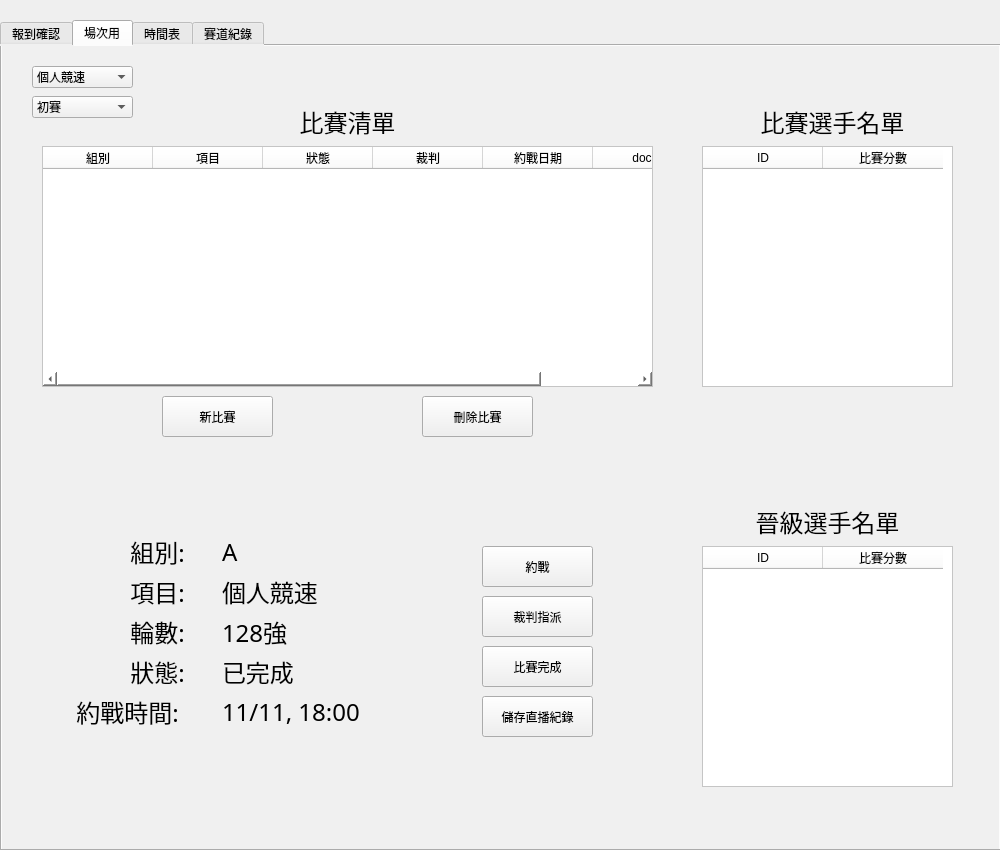
<?xml version="1.0" encoding="UTF-8"?>
<ui version="4.0">
 <class>MainWindow</class>
 <widget class="QMainWindow" name="MainWindow">
  <property name="geometry">
   <rect>
    <x>0</x>
    <y>0</y>
    <width>1000</width>
    <height>850</height>
   </rect>
  </property>
  <property name="minimumSize">
   <size>
    <width>1000</width>
    <height>850</height>
   </size>
  </property>
  <property name="maximumSize">
   <size>
    <width>1000</width>
    <height>850</height>
   </size>
  </property>
  <property name="windowTitle">
   <string>2019北區跑跑聯賽管理系統</string>
  </property>
  <widget class="QWidget" name="centralwidget">
   <widget class="QTabWidget" name="function_tab">
    <property name="geometry">
     <rect>
      <x>0</x>
      <y>20</y>
      <width>1001</width>
      <height>831</height>
     </rect>
    </property>
    <property name="styleSheet">
     <string notr="true">background-color:#f0f0f0;</string>
    </property>
    <property name="currentIndex">
     <number>1</number>
    </property>
    <widget class="QWidget" name="enroll_check_tab">
     <attribute name="title">
      <string>報到確認</string>
     </attribute>
     <widget class="QPushButton" name="cancel_btn">
      <property name="geometry">
       <rect>
        <x>460</x>
        <y>180</y>
        <width>81</width>
        <height>41</height>
       </rect>
      </property>
      <property name="font">
       <font>
        <family>微軟正黑體</family>
       </font>
      </property>
      <property name="text">
       <string>&lt;&lt;取消</string>
      </property>
     </widget>
     <widget class="QTableWidget" name="checked_list">
      <property name="geometry">
       <rect>
        <x>560</x>
        <y>60</y>
        <width>431</width>
        <height>701</height>
       </rect>
      </property>
      <property name="styleSheet">
       <string notr="true">background-color:rgb(255, 255, 255);</string>
      </property>
      <property name="editTriggers">
       <set>QAbstractItemView::NoEditTriggers</set>
      </property>
      <property name="selectionMode">
       <enum>QAbstractItemView::SingleSelection</enum>
      </property>
      <property name="selectionBehavior">
       <enum>QAbstractItemView::SelectRows</enum>
      </property>
      <attribute name="horizontalHeaderDefaultSectionSize">
       <number>84</number>
      </attribute>
      <column>
       <property name="text">
        <string>報名時間</string>
       </property>
      </column>
      <column>
       <property name="text">
        <string>ID</string>
       </property>
      </column>
      <column>
       <property name="text">
        <string>項目</string>
       </property>
      </column>
      <column>
       <property name="text">
        <string>學校</string>
       </property>
      </column>
      <column>
       <property name="text">
        <string>docID</string>
       </property>
      </column>
     </widget>
     <widget class="QPushButton" name="check_btn">
      <property name="geometry">
       <rect>
        <x>460</x>
        <y>130</y>
        <width>81</width>
        <height>41</height>
       </rect>
      </property>
      <property name="font">
       <font>
        <family>微軟正黑體</family>
       </font>
      </property>
      <property name="text">
       <string>確認&gt;&gt;</string>
      </property>
     </widget>
     <widget class="QLabel" name="uncheck_list_label">
      <property name="geometry">
       <rect>
        <x>140</x>
        <y>20</y>
        <width>151</width>
        <height>31</height>
       </rect>
      </property>
      <property name="font">
       <font>
        <family>微軟正黑體</family>
        <pointsize>18</pointsize>
       </font>
      </property>
      <property name="text">
       <string>未確認清單</string>
      </property>
      <property name="alignment">
       <set>Qt::AlignCenter</set>
      </property>
     </widget>
     <widget class="QLabel" name="checked_list_label">
      <property name="geometry">
       <rect>
        <x>690</x>
        <y>20</y>
        <width>151</width>
        <height>31</height>
       </rect>
      </property>
      <property name="font">
       <font>
        <family>微軟正黑體</family>
        <pointsize>18</pointsize>
       </font>
      </property>
      <property name="text">
       <string>已確認清單</string>
      </property>
      <property name="alignment">
       <set>Qt::AlignCenter</set>
      </property>
     </widget>
     <widget class="QPushButton" name="delete_btn">
      <property name="geometry">
       <rect>
        <x>460</x>
        <y>230</y>
        <width>81</width>
        <height>41</height>
       </rect>
      </property>
      <property name="font">
       <font>
        <family>微軟正黑體</family>
       </font>
      </property>
      <property name="text">
       <string>X刪除X</string>
      </property>
     </widget>
     <widget class="QTableWidget" name="deleted_list">
      <property name="geometry">
       <rect>
        <x>10</x>
        <y>500</y>
        <width>431</width>
        <height>261</height>
       </rect>
      </property>
      <property name="styleSheet">
       <string notr="true">background-color:rgb(255, 255, 255);</string>
      </property>
      <property name="editTriggers">
       <set>QAbstractItemView::NoEditTriggers</set>
      </property>
      <property name="selectionMode">
       <enum>QAbstractItemView::SingleSelection</enum>
      </property>
      <property name="selectionBehavior">
       <enum>QAbstractItemView::SelectRows</enum>
      </property>
      <attribute name="horizontalHeaderDefaultSectionSize">
       <number>84</number>
      </attribute>
      <column>
       <property name="text">
        <string>報名時間</string>
       </property>
      </column>
      <column>
       <property name="text">
        <string>ID</string>
       </property>
      </column>
      <column>
       <property name="text">
        <string>項目</string>
       </property>
      </column>
      <column>
       <property name="text">
        <string>學校</string>
       </property>
      </column>
      <column>
       <property name="text">
        <string>docID</string>
       </property>
      </column>
     </widget>
     <widget class="QLabel" name="deleted_list_label">
      <property name="geometry">
       <rect>
        <x>140</x>
        <y>460</y>
        <width>151</width>
        <height>31</height>
       </rect>
      </property>
      <property name="font">
       <font>
        <family>微軟正黑體</family>
        <pointsize>18</pointsize>
       </font>
      </property>
      <property name="text">
       <string>已刪除清單</string>
      </property>
      <property name="alignment">
       <set>Qt::AlignCenter</set>
      </property>
     </widget>
     <widget class="QPushButton" name="refresh_btn">
      <property name="geometry">
       <rect>
        <x>460</x>
        <y>590</y>
        <width>81</width>
        <height>41</height>
       </rect>
      </property>
      <property name="font">
       <font>
        <family>微軟正黑體</family>
       </font>
      </property>
      <property name="text">
       <string>重整</string>
      </property>
     </widget>
     <widget class="QTableWidget" name="uncheck_list">
      <property name="geometry">
       <rect>
        <x>10</x>
        <y>60</y>
        <width>431</width>
        <height>381</height>
       </rect>
      </property>
      <property name="styleSheet">
       <string notr="true">background-color:rgb(255, 255, 255);</string>
      </property>
      <property name="editTriggers">
       <set>QAbstractItemView::NoEditTriggers</set>
      </property>
      <property name="selectionMode">
       <enum>QAbstractItemView::SingleSelection</enum>
      </property>
      <property name="selectionBehavior">
       <enum>QAbstractItemView::SelectRows</enum>
      </property>
      <attribute name="horizontalHeaderDefaultSectionSize">
       <number>84</number>
      </attribute>
      <column>
       <property name="text">
        <string>報名時間</string>
       </property>
      </column>
      <column>
       <property name="text">
        <string>ID</string>
       </property>
      </column>
      <column>
       <property name="text">
        <string>項目</string>
       </property>
      </column>
      <column>
       <property name="text">
        <string>學校</string>
       </property>
      </column>
      <column>
       <property name="text">
        <string>docID</string>
       </property>
      </column>
     </widget>
     <widget class="QPushButton" name="relife_btn">
      <property name="geometry">
       <rect>
        <x>460</x>
        <y>660</y>
        <width>81</width>
        <height>41</height>
       </rect>
      </property>
      <property name="font">
       <font>
        <family>微軟正黑體</family>
       </font>
      </property>
      <property name="text">
       <string>回復</string>
      </property>
     </widget>
    </widget>
    <widget class="QWidget" name="match_tab">
     <attribute name="title">
      <string>場次用</string>
     </attribute>
     <widget class="QComboBox" name="catgory_list">
      <property name="geometry">
       <rect>
        <x>30</x>
        <y>20</y>
        <width>101</width>
        <height>22</height>
       </rect>
      </property>
      <property name="currentIndex">
       <number>0</number>
      </property>
      <property name="maxCount">
       <number>3</number>
      </property>
      <item>
       <property name="text">
        <string>個人競速</string>
       </property>
      </item>
      <item>
       <property name="text">
        <string>個人道具</string>
       </property>
      </item>
      <item>
       <property name="text">
        <string>團體競速</string>
       </property>
      </item>
     </widget>
     <widget class="QLabel" name="match_list_lable">
      <property name="geometry">
       <rect>
        <x>270</x>
        <y>60</y>
        <width>151</width>
        <height>31</height>
       </rect>
      </property>
      <property name="font">
       <font>
        <family>微軟正黑體</family>
        <pointsize>18</pointsize>
       </font>
      </property>
      <property name="text">
       <string>比賽清單</string>
      </property>
      <property name="alignment">
       <set>Qt::AlignCenter</set>
      </property>
     </widget>
     <widget class="QTableWidget" name="match_list">
      <property name="geometry">
       <rect>
        <x>40</x>
        <y>100</y>
        <width>611</width>
        <height>241</height>
       </rect>
      </property>
      <property name="styleSheet">
       <string notr="true">background-color:#ffffff;</string>
      </property>
      <property name="editTriggers">
       <set>QAbstractItemView::NoEditTriggers</set>
      </property>
      <property name="selectionMode">
       <enum>QAbstractItemView::SingleSelection</enum>
      </property>
      <property name="selectionBehavior">
       <enum>QAbstractItemView::SelectRows</enum>
      </property>
      <attribute name="horizontalHeaderDefaultSectionSize">
       <number>110</number>
      </attribute>
      <column>
       <property name="text">
        <string>組別</string>
       </property>
      </column>
      <column>
       <property name="text">
        <string>項目</string>
       </property>
      </column>
      <column>
       <property name="text">
        <string>狀態</string>
       </property>
      </column>
      <column>
       <property name="text">
        <string>裁判</string>
       </property>
      </column>
      <column>
       <property name="text">
        <string>約戰日期</string>
       </property>
      </column>
      <column>
       <property name="text">
        <string>docID</string>
       </property>
      </column>
     </widget>
     <widget class="QComboBox" name="round_list">
      <property name="geometry">
       <rect>
        <x>30</x>
        <y>50</y>
        <width>101</width>
        <height>22</height>
       </rect>
      </property>
      <property name="currentIndex">
       <number>0</number>
      </property>
      <property name="maxCount">
       <number>7</number>
      </property>
      <item>
       <property name="text">
        <string>初賽</string>
       </property>
      </item>
      <item>
       <property name="text">
        <string>64強</string>
       </property>
      </item>
      <item>
       <property name="text">
        <string>32強</string>
       </property>
      </item>
      <item>
       <property name="text">
        <string>16強</string>
       </property>
      </item>
      <item>
       <property name="text">
        <string>08強</string>
       </property>
      </item>
      <item>
       <property name="text">
        <string>04強</string>
       </property>
      </item>
      <item>
       <property name="text">
        <string>決賽</string>
       </property>
      </item>
     </widget>
     <widget class="QTableWidget" name="player_list">
      <property name="geometry">
       <rect>
        <x>700</x>
        <y>100</y>
        <width>251</width>
        <height>241</height>
       </rect>
      </property>
      <property name="styleSheet">
       <string notr="true">background-color:#ffffff;</string>
      </property>
      <property name="editTriggers">
       <set>QAbstractItemView::NoEditTriggers</set>
      </property>
      <property name="selectionMode">
       <enum>QAbstractItemView::SingleSelection</enum>
      </property>
      <property name="selectionBehavior">
       <enum>QAbstractItemView::SelectRows</enum>
      </property>
      <attribute name="horizontalHeaderDefaultSectionSize">
       <number>120</number>
      </attribute>
      <column>
       <property name="text">
        <string>ID</string>
       </property>
      </column>
      <column>
       <property name="text">
        <string>比賽分數</string>
       </property>
      </column>
     </widget>
     <widget class="QLabel" name="player_list_label">
      <property name="geometry">
       <rect>
        <x>730</x>
        <y>60</y>
        <width>201</width>
        <height>31</height>
       </rect>
      </property>
      <property name="font">
       <font>
        <family>微軟正黑體</family>
        <pointsize>18</pointsize>
       </font>
      </property>
      <property name="text">
       <string>比賽選手名單</string>
      </property>
      <property name="alignment">
       <set>Qt::AlignCenter</set>
      </property>
     </widget>
     <widget class="QPushButton" name="delete_match_btn">
      <property name="geometry">
       <rect>
        <x>420</x>
        <y>350</y>
        <width>111</width>
        <height>41</height>
       </rect>
      </property>
      <property name="font">
       <font>
        <family>微軟正黑體</family>
       </font>
      </property>
      <property name="text">
       <string>刪除比賽</string>
      </property>
     </widget>
     <widget class="QPushButton" name="new_match_btn">
      <property name="geometry">
       <rect>
        <x>160</x>
        <y>350</y>
        <width>111</width>
        <height>41</height>
       </rect>
      </property>
      <property name="font">
       <font>
        <family>微軟正黑體</family>
       </font>
      </property>
      <property name="text">
       <string>新比賽</string>
      </property>
     </widget>
     <widget class="QTableWidget" name="advance_player_list">
      <property name="geometry">
       <rect>
        <x>700</x>
        <y>500</y>
        <width>251</width>
        <height>241</height>
       </rect>
      </property>
      <property name="styleSheet">
       <string notr="true">background-color:#ffffff;</string>
      </property>
      <property name="editTriggers">
       <set>QAbstractItemView::DoubleClicked</set>
      </property>
      <property name="selectionMode">
       <enum>QAbstractItemView::SingleSelection</enum>
      </property>
      <property name="selectionBehavior">
       <enum>QAbstractItemView::SelectRows</enum>
      </property>
      <attribute name="horizontalHeaderDefaultSectionSize">
       <number>120</number>
      </attribute>
      <column>
       <property name="text">
        <string>ID</string>
       </property>
      </column>
      <column>
       <property name="text">
        <string>比賽分數</string>
       </property>
      </column>
     </widget>
     <widget class="QLabel" name="advance_player_list_label">
      <property name="geometry">
       <rect>
        <x>730</x>
        <y>460</y>
        <width>191</width>
        <height>31</height>
       </rect>
      </property>
      <property name="font">
       <font>
        <family>微軟正黑體</family>
        <pointsize>18</pointsize>
       </font>
      </property>
      <property name="text">
       <string>晉級選手名單</string>
      </property>
      <property name="alignment">
       <set>Qt::AlignCenter</set>
      </property>
     </widget>
     <widget class="QPushButton" name="set_arrangement_btn">
      <property name="geometry">
       <rect>
        <x>480</x>
        <y>500</y>
        <width>111</width>
        <height>41</height>
       </rect>
      </property>
      <property name="font">
       <font>
        <family>微軟正黑體</family>
       </font>
      </property>
      <property name="text">
       <string>約戰</string>
      </property>
     </widget>
     <widget class="QPushButton" name="match_finish_btn">
      <property name="geometry">
       <rect>
        <x>480</x>
        <y>600</y>
        <width>111</width>
        <height>41</height>
       </rect>
      </property>
      <property name="font">
       <font>
        <family>微軟正黑體</family>
       </font>
      </property>
      <property name="text">
       <string>比賽完成</string>
      </property>
     </widget>
     <widget class="QLabel" name="arranged_time_label">
      <property name="geometry">
       <rect>
        <x>60</x>
        <y>650</y>
        <width>131</width>
        <height>31</height>
       </rect>
      </property>
      <property name="font">
       <font>
        <family>微軟正黑體</family>
        <pointsize>18</pointsize>
       </font>
      </property>
      <property name="text">
       <string>約戰時間:</string>
      </property>
      <property name="alignment">
       <set>Qt::AlignCenter</set>
      </property>
     </widget>
     <widget class="QLabel" name="arranged_time">
      <property name="geometry">
       <rect>
        <x>220</x>
        <y>650</y>
        <width>201</width>
        <height>31</height>
       </rect>
      </property>
      <property name="font">
       <font>
        <family>微軟正黑體</family>
        <pointsize>18</pointsize>
       </font>
      </property>
      <property name="text">
       <string>11/11, 18:00</string>
      </property>
      <property name="alignment">
       <set>Qt::AlignLeading|Qt::AlignLeft|Qt::AlignVCenter</set>
      </property>
     </widget>
     <widget class="QLabel" name="group">
      <property name="geometry">
       <rect>
        <x>220</x>
        <y>490</y>
        <width>111</width>
        <height>31</height>
       </rect>
      </property>
      <property name="font">
       <font>
        <family>微軟正黑體</family>
        <pointsize>18</pointsize>
       </font>
      </property>
      <property name="text">
       <string>A</string>
      </property>
      <property name="alignment">
       <set>Qt::AlignLeading|Qt::AlignLeft|Qt::AlignVCenter</set>
      </property>
     </widget>
     <widget class="QLabel" name="group_label">
      <property name="geometry">
       <rect>
        <x>100</x>
        <y>490</y>
        <width>111</width>
        <height>31</height>
       </rect>
      </property>
      <property name="font">
       <font>
        <family>微軟正黑體</family>
        <pointsize>18</pointsize>
       </font>
      </property>
      <property name="text">
       <string>組別:</string>
      </property>
      <property name="alignment">
       <set>Qt::AlignCenter</set>
      </property>
     </widget>
     <widget class="QLabel" name="catgory_label">
      <property name="geometry">
       <rect>
        <x>100</x>
        <y>530</y>
        <width>111</width>
        <height>31</height>
       </rect>
      </property>
      <property name="font">
       <font>
        <family>微軟正黑體</family>
        <pointsize>18</pointsize>
       </font>
      </property>
      <property name="text">
       <string>項目:</string>
      </property>
      <property name="alignment">
       <set>Qt::AlignCenter</set>
      </property>
     </widget>
     <widget class="QLabel" name="catgory">
      <property name="geometry">
       <rect>
        <x>220</x>
        <y>530</y>
        <width>151</width>
        <height>31</height>
       </rect>
      </property>
      <property name="font">
       <font>
        <family>微軟正黑體</family>
        <pointsize>18</pointsize>
       </font>
      </property>
      <property name="text">
       <string>個人競速</string>
      </property>
      <property name="alignment">
       <set>Qt::AlignLeading|Qt::AlignLeft|Qt::AlignVCenter</set>
      </property>
     </widget>
     <widget class="QLabel" name="round_label">
      <property name="geometry">
       <rect>
        <x>100</x>
        <y>570</y>
        <width>111</width>
        <height>31</height>
       </rect>
      </property>
      <property name="font">
       <font>
        <family>微軟正黑體</family>
        <pointsize>18</pointsize>
       </font>
      </property>
      <property name="text">
       <string>輪數:</string>
      </property>
      <property name="alignment">
       <set>Qt::AlignCenter</set>
      </property>
     </widget>
     <widget class="QLabel" name="round">
      <property name="geometry">
       <rect>
        <x>220</x>
        <y>570</y>
        <width>141</width>
        <height>31</height>
       </rect>
      </property>
      <property name="font">
       <font>
        <family>微軟正黑體</family>
        <pointsize>18</pointsize>
       </font>
      </property>
      <property name="text">
       <string>128強</string>
      </property>
      <property name="alignment">
       <set>Qt::AlignLeading|Qt::AlignLeft|Qt::AlignVCenter</set>
      </property>
     </widget>
     <widget class="QLabel" name="status_label">
      <property name="geometry">
       <rect>
        <x>100</x>
        <y>610</y>
        <width>111</width>
        <height>31</height>
       </rect>
      </property>
      <property name="font">
       <font>
        <family>微軟正黑體</family>
        <pointsize>18</pointsize>
       </font>
      </property>
      <property name="text">
       <string>狀態:</string>
      </property>
      <property name="alignment">
       <set>Qt::AlignCenter</set>
      </property>
     </widget>
     <widget class="QLabel" name="status">
      <property name="geometry">
       <rect>
        <x>220</x>
        <y>610</y>
        <width>131</width>
        <height>31</height>
       </rect>
      </property>
      <property name="font">
       <font>
        <family>微軟正黑體</family>
        <pointsize>18</pointsize>
       </font>
      </property>
      <property name="text">
       <string>已完成</string>
      </property>
      <property name="alignment">
       <set>Qt::AlignLeading|Qt::AlignLeft|Qt::AlignVCenter</set>
      </property>
     </widget>
     <widget class="QPushButton" name="set_replay_btn">
      <property name="geometry">
       <rect>
        <x>480</x>
        <y>650</y>
        <width>111</width>
        <height>41</height>
       </rect>
      </property>
      <property name="font">
       <font>
        <family>微軟正黑體</family>
       </font>
      </property>
      <property name="text">
       <string>儲存直播紀錄</string>
      </property>
     </widget>
     <widget class="QPushButton" name="judge_assign_btn">
      <property name="geometry">
       <rect>
        <x>480</x>
        <y>550</y>
        <width>111</width>
        <height>41</height>
       </rect>
      </property>
      <property name="font">
       <font>
        <family>微軟正黑體</family>
       </font>
      </property>
      <property name="text">
       <string>裁判指派</string>
      </property>
     </widget>
    </widget>
    <widget class="QWidget" name="calender_tab">
     <attribute name="title">
      <string>時間表</string>
     </attribute>
     <widget class="QCalendarWidget" name="calender">
      <property name="geometry">
       <rect>
        <x>10</x>
        <y>400</y>
        <width>971</width>
        <height>391</height>
       </rect>
      </property>
      <property name="styleSheet">
       <string notr="true"/>
      </property>
      <property name="selectedDate">
       <date>
        <year>2019</year>
        <month>11</month>
        <day>18</day>
       </date>
      </property>
      <property name="gridVisible">
       <bool>true</bool>
      </property>
      <property name="verticalHeaderFormat">
       <enum>QCalendarWidget::NoVerticalHeader</enum>
      </property>
     </widget>
     <widget class="QTableWidget" name="match_view_list">
      <property name="geometry">
       <rect>
        <x>20</x>
        <y>70</y>
        <width>661</width>
        <height>311</height>
       </rect>
      </property>
      <property name="styleSheet">
       <string notr="true">background-color:#ffffff;</string>
      </property>
      <property name="editTriggers">
       <set>QAbstractItemView::NoEditTriggers</set>
      </property>
      <property name="selectionMode">
       <enum>QAbstractItemView::SingleSelection</enum>
      </property>
      <property name="selectionBehavior">
       <enum>QAbstractItemView::SelectRows</enum>
      </property>
      <attribute name="horizontalHeaderDefaultSectionSize">
       <number>110</number>
      </attribute>
      <column>
       <property name="text">
        <string>組別</string>
       </property>
      </column>
      <column>
       <property name="text">
        <string>項目</string>
       </property>
      </column>
      <column>
       <property name="text">
        <string>狀態</string>
       </property>
      </column>
      <column>
       <property name="text">
        <string>裁判</string>
       </property>
      </column>
      <column>
       <property name="text">
        <string>約戰日期</string>
       </property>
      </column>
      <column>
       <property name="text">
        <string>docID</string>
       </property>
      </column>
     </widget>
     <widget class="QLabel" name="match_view_list_lable">
      <property name="geometry">
       <rect>
        <x>270</x>
        <y>30</y>
        <width>151</width>
        <height>31</height>
       </rect>
      </property>
      <property name="font">
       <font>
        <family>微軟正黑體</family>
        <pointsize>18</pointsize>
       </font>
      </property>
      <property name="text">
       <string>比賽清單</string>
      </property>
      <property name="alignment">
       <set>Qt::AlignCenter</set>
      </property>
     </widget>
     <widget class="QTableWidget" name="player_view_list">
      <property name="geometry">
       <rect>
        <x>710</x>
        <y>70</y>
        <width>251</width>
        <height>241</height>
       </rect>
      </property>
      <property name="styleSheet">
       <string notr="true">background-color:#ffffff;</string>
      </property>
      <property name="editTriggers">
       <set>QAbstractItemView::NoEditTriggers</set>
      </property>
      <property name="selectionMode">
       <enum>QAbstractItemView::SingleSelection</enum>
      </property>
      <property name="selectionBehavior">
       <enum>QAbstractItemView::SelectRows</enum>
      </property>
      <attribute name="horizontalHeaderDefaultSectionSize">
       <number>120</number>
      </attribute>
      <column>
       <property name="text">
        <string>ID</string>
       </property>
      </column>
      <column>
       <property name="text">
        <string>比賽分數</string>
       </property>
      </column>
     </widget>
     <widget class="QLabel" name="player_view_list_label">
      <property name="geometry">
       <rect>
        <x>740</x>
        <y>30</y>
        <width>201</width>
        <height>31</height>
       </rect>
      </property>
      <property name="font">
       <font>
        <family>微軟正黑體</family>
        <pointsize>18</pointsize>
       </font>
      </property>
      <property name="text">
       <string>比賽選手名單</string>
      </property>
      <property name="alignment">
       <set>Qt::AlignCenter</set>
      </property>
     </widget>
     <widget class="QPushButton" name="judge_assign_view_btn">
      <property name="geometry">
       <rect>
        <x>710</x>
        <y>330</y>
        <width>111</width>
        <height>41</height>
       </rect>
      </property>
      <property name="font">
       <font>
        <family>微軟正黑體</family>
       </font>
      </property>
      <property name="text">
       <string>裁判指派</string>
      </property>
     </widget>
    </widget>
    <widget class="QWidget" name="track_record_tab">
     <attribute name="title">
      <string>賽道紀錄</string>
     </attribute>
     <widget class="QComboBox" name="catgory_track_list">
      <property name="geometry">
       <rect>
        <x>20</x>
        <y>20</y>
        <width>101</width>
        <height>22</height>
       </rect>
      </property>
      <property name="currentIndex">
       <number>0</number>
      </property>
      <property name="maxCount">
       <number>3</number>
      </property>
      <item>
       <property name="text">
        <string>個人競速</string>
       </property>
      </item>
      <item>
       <property name="text">
        <string>個人道具</string>
       </property>
      </item>
      <item>
       <property name="text">
        <string>團體競速</string>
       </property>
      </item>
     </widget>
     <widget class="QTableWidget" name="track_record_list">
      <property name="geometry">
       <rect>
        <x>20</x>
        <y>60</y>
        <width>751</width>
        <height>661</height>
       </rect>
      </property>
      <property name="font">
       <font>
        <family>微軟正黑體</family>
        <pointsize>11</pointsize>
       </font>
      </property>
      <property name="styleSheet">
       <string notr="true">background-color:#ffffff;</string>
      </property>
      <property name="editTriggers">
       <set>QAbstractItemView::DoubleClicked</set>
      </property>
      <property name="selectionMode">
       <enum>QAbstractItemView::SingleSelection</enum>
      </property>
      <property name="selectionBehavior">
       <enum>QAbstractItemView::SelectRows</enum>
      </property>
      <attribute name="horizontalHeaderDefaultSectionSize">
       <number>240</number>
      </attribute>
      <column>
       <property name="text">
        <string>賽道</string>
       </property>
      </column>
      <column>
       <property name="text">
        <string>紀錄保持人</string>
       </property>
      </column>
      <column>
       <property name="text">
        <string>紀錄</string>
       </property>
      </column>
     </widget>
     <widget class="QPushButton" name="track_record_update">
      <property name="geometry">
       <rect>
        <x>790</x>
        <y>730</y>
        <width>191</width>
        <height>51</height>
       </rect>
      </property>
      <property name="font">
       <font>
        <family>微軟正黑體</family>
       </font>
      </property>
      <property name="text">
       <string>更新</string>
      </property>
     </widget>
    </widget>
   </widget>
  </widget>
 </widget>
 <resources/>
 <connections/>
</ui>
